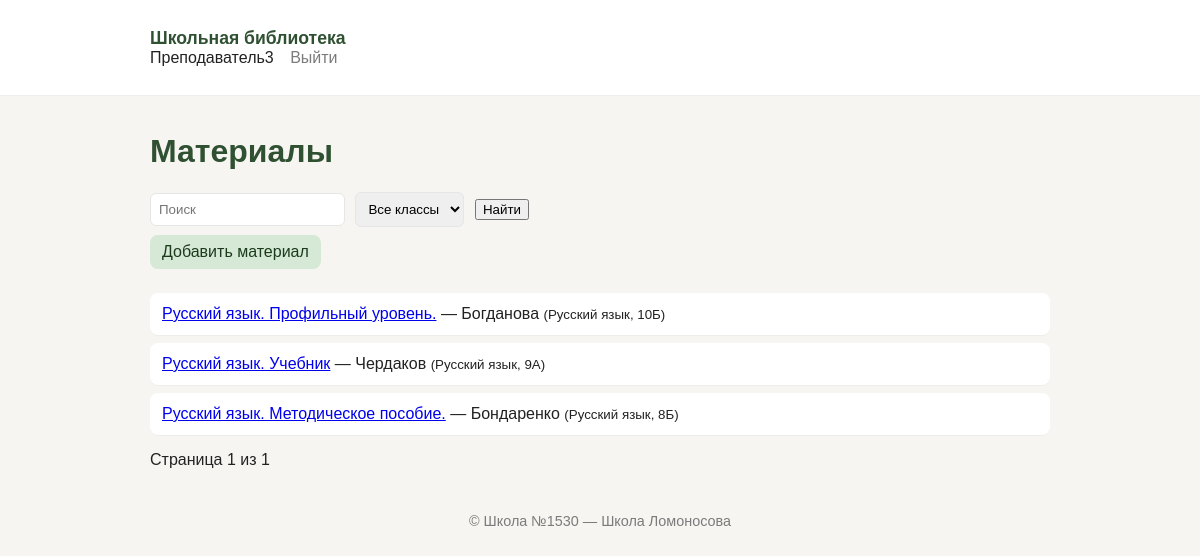
Screenshot of / (signed in) with the database file from the repository.
### library/models.py (models this page shows, shortened)
class Material(models.Model):
    title = models.CharField(max_length=200)
    author = models.CharField(max_length=200, blank=True)
    file = models.FileField(upload_to='materials/', blank=True, null=True)
    discipline = models.ForeignKey(Discipline, on_delete=models.CASCADE)
    school_class = models.ForeignKey(SchoolClass, on_delete=models.CASCADE)
    uploaded_by = models.ForeignKey(User, on_delete=models.SET_NULL, null=True, blank=True)
    created_at = models.DateTimeField(auto_now_add=True)

class Discipline(models.Model):
    name = models.CharField(max_length=120)
    def __str__(self): return self.name

class SchoolClass(models.Model):
    name = models.CharField(max_length=40)
    def __str__(self): return self.name

### library/views.py (the view, shortened to what this page needs)
# urls.py: path('', views.index, name='index'),
def index(request):
    if not request.user.is_authenticated:
        return render(request, "library/welcome.html")
    profile = Profile.objects.filter(user=request.user).first()
    query = request.GET.get("q", "").strip()
    discipline = request.GET.get('discipline','')
    class_id = request.GET.get('class','')
    materials = Material.objects.all().order_by("-created_at")
    if profile.role == "student":
        materials = materials.filter(school_class=profile.school_class)
    elif profile.role == "teacher":
        materials = materials.filter(discipline=profile.discipline)
    if profile.role == "student":
        if discipline:
            materials = materials.filter(discipline_id=discipline)
    elif profile.role == "teacher":
        if class_id:
            materials = materials.filter(school_class_id=class_id)
    elif profile.role == "admin":
        if discipline:
            materials = materials.filter(discipline_id=discipline)
        if class_id:
            materials = materials.filter(school_class_id=class_id)
    paginator = Paginator(materials, 10)
    page = request.GET.get('page')
    materials = paginator.get_page(page)
    return render(request,'library/index.html',{'materials':materials,'disciplines':Discipline.objects.all(),'classes':SchoolClass.objects.all(),'profile':profile,'query':query})

### templates/library/index.html (shortened to what this page needs)
{% extends 'library/base.html' %}
{% block content %}
<h1>Материалы</h1>
<form method="get" class="search-form">
  <input name="q" placeholder="Поиск" value="{{ query }}">
  {% if profile.role == "teacher" %}
      <select name="class">
        <option value="">Все классы</option>
      </select>
  {% endif %}
  <button>Найти</button>
</form>
{% if user.is_authenticated and user.profile.role in 'teacheradmin' %}
  <a class="btn" href="/add/">Добавить материал</a>
{% endif %}
<ul class="materials">
{% for m in materials %}
  <li>
    <a href="/m/{{ m.id }}/">{{ m.title }}</a>
    — {{ m.author }}
    <small>({{ m.discipline }}, {{ m.school_class }})</small>
  </li>
{% empty %}
  <li>Материалов не найдено.</li>
{% endfor %}
</ul>
<div class="pagination">
  <span>
      Страница {{ materials.number }} из {{ materials.paginator.num_pages }}
  </span>
</div>
{% endblock %}

### templates/library/base.html (shortened to what this page needs)
<!doctype html>
<html lang="ru">
<head>
  <link rel="stylesheet" href="/static/css/style.css">
</head>
<body>
  <header class="site-header">
    <div class="container">
      <a class="brand" href="/">Школьная библиотека</a>
      <nav>
        {% if user.is_authenticated %}
          <span>{{ user.username }}</span>
          <a href="/logout/">Выйти</a>
        {% else %}
          <a href="/login/">Войти</a>
        {% endif %}
      </nav>
    </div>
  </header>
  <main class="container">
    {% block content %}{% endblock %}
  </main>
  <footer class="site-footer">
    <div class="container">&copy; Школа №1530 — Школа Ломоносова</div>
  </footer>
</body>
</html>

### static/css/style.css (style rules this page uses)
:root { --bg:#f7f5f2;--card:#ffffff;--accent:#d6e8d6;--muted:#7b7b7b; }
body { font-family:Arial,Helvetica,sans-serif;background:var(--bg);color:#222;margin:0 }
.container { max-width:900px;margin:0 auto;padding:16px }
.site-header { background:var(--card);border-bottom:1px solid #eee;padding:12px 0 }
.brand { font-weight:700;text-decoration:none;color:#2f5132;font-size:1.1rem }
nav a { margin-left:12px;text-decoration:none;color:var(--muted) }
h1 { color:#2f5132 }
.search-form input,.search-form select { padding:8px;margin-right:6px;border:1px solid #e6e6e6;border-radius:6px }
.btn { display:inline-block;padding:8px 12px;background:var(--accent);border-radius:8px;text-decoration:none;color:#1b3b1b;margin:8px 0 }
.materials { list-style:none;padding:0 }
.materials li { background:var(--card);padding:12px;margin-bottom:8px;border-radius:8px;box-shadow:0 1px 0 rgba(0,0,0,0.03) }
.site-footer { padding:12px;text-align:center;color:var(--muted);font-size:0.9rem }

### rows the page displays
Material: title "Русский язык. Профильный уровень.", author "Богданова", discipline "Русский язык", school_class "10Б"
Material: title "Русский язык. Учебник", author "Чердаков", discipline "Русский язык", school_class "9А"
Material: title "Русский язык. Методическое пособие.", author "Бондаренко", discipline "Русский язык", school_class "8Б"

### other values shown
{{ user.username }} "Преподаватель3"
{{ materials.number }} "1"
{{ materials.paginator.num_pages }} "1"
